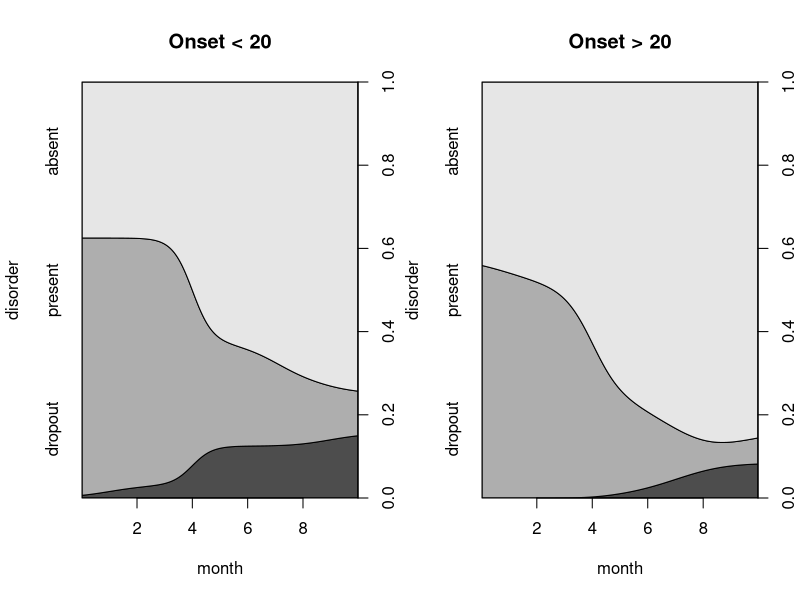
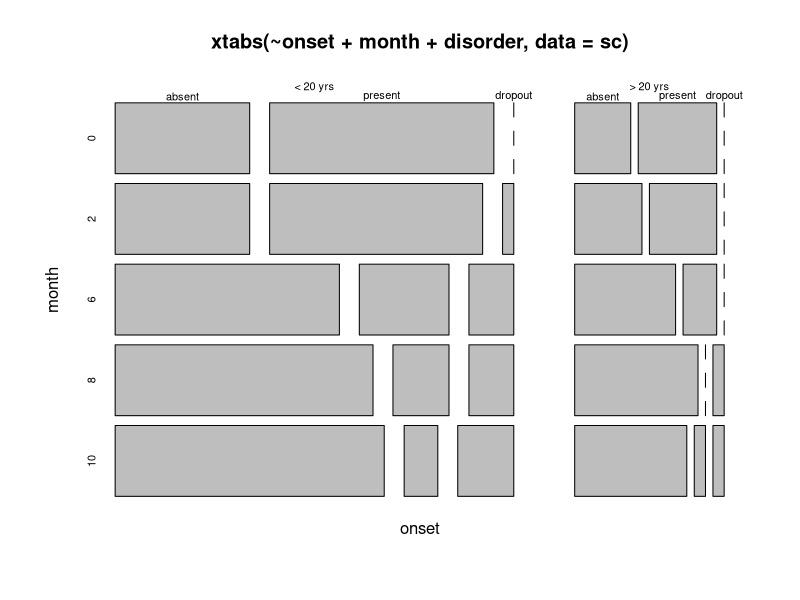
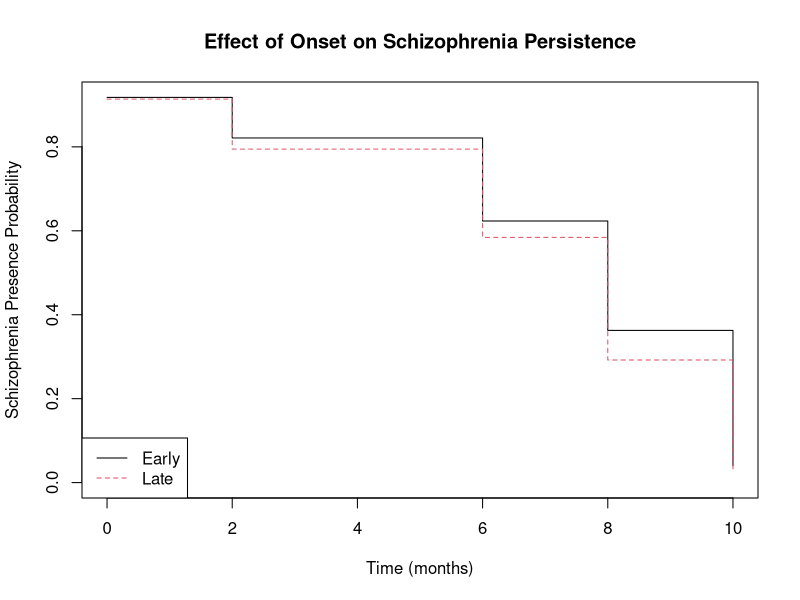

Source code (R) for these figures, in order:
## ---- chunk 1
knitr::opts_chunk$set(echo = FALSE, message=F,warning=F)
## ---- chunk 2
library(knitr)
library(HSAUR3)
library(plyr)
library(survival)  
## ---- chunk 3
data(schizophrenia2)
kable(summary(schizophrenia2))
## ---- chunk 4
set.seed(123)
data(schizophrenia2)
s = schizophrenia2

s = s[complete.cases(s),]
s2 = s
s2$disorder = ifelse(s2$disorder == "present", 1, 0)
    
itp <- interaction(s2$onset, s2$month)

sc = schizophrenia2
sc$disorder = factor(sc$disorder, exclude=NULL)
levels(sc$disorder)[3] = "dropout"
l20 <- subset(sc, onset == "< 20 yrs")
g20 <- subset(sc, onset == "> 20 yrs")
layout(matrix(1:2, nrow = 1))
cdplot(disorder~month, data=l20, main = "Onset < 20")
cdplot(disorder~month, data=g20, main = "Onset > 20")
layout(matrix(1:1, nrow = 1))
colors = c("white","grey80","darkred")
mosaicplot(xtabs(~ onset + month + disorder, data = sc))

## ---- chunk 5
set.seed(123)
    layout(matrix(1:1, ncol = 1))
    model2 = survfit(Surv(month, disorder == "absent") ~ onset, data = schizophrenia2, conf.int=0.95, conf.type="plain")
    plot(model2, main="Effect of Onset on Schizophrenia Persistence", xlab="Time (months)", ylab="Schizophrenia Presence Probability", lty=c(1,2), col=c(1,2))
    legend("bottomleft",c("Early", "Late"), lty=c(1,2), col=c(1,2))
## ---- chunk 6
survdiff(Surv(month, disorder == "present") ~ onset, data=schizophrenia2)
